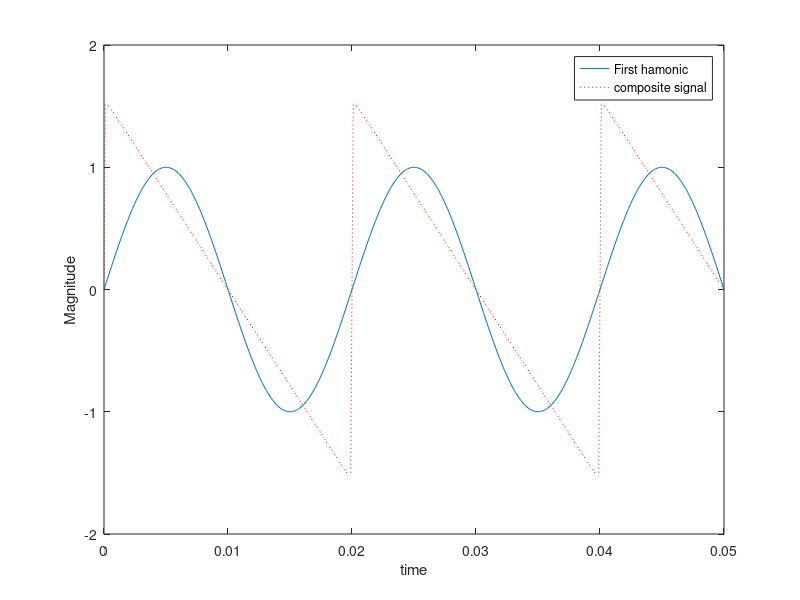

Reproduce this figure in MATLAB.
%%Write script of the equation TP01_ex1
clc;
clear;
%% input paramate
K = 1000;
T = 0.05;
t=0:0.0001:T;
%%Run Code
ck=@(k) 1/k;
for k=1:K
    xk(k,:)=ck(k)*sin(100*pi*k*t);
end
xt=sum(xk,1);
plot(t,xk(1,:));
hold on
plot(t,xt,'r:');
xlabel('time')
ylabel('Magnitude')
legend('First hamonic','composite signal')